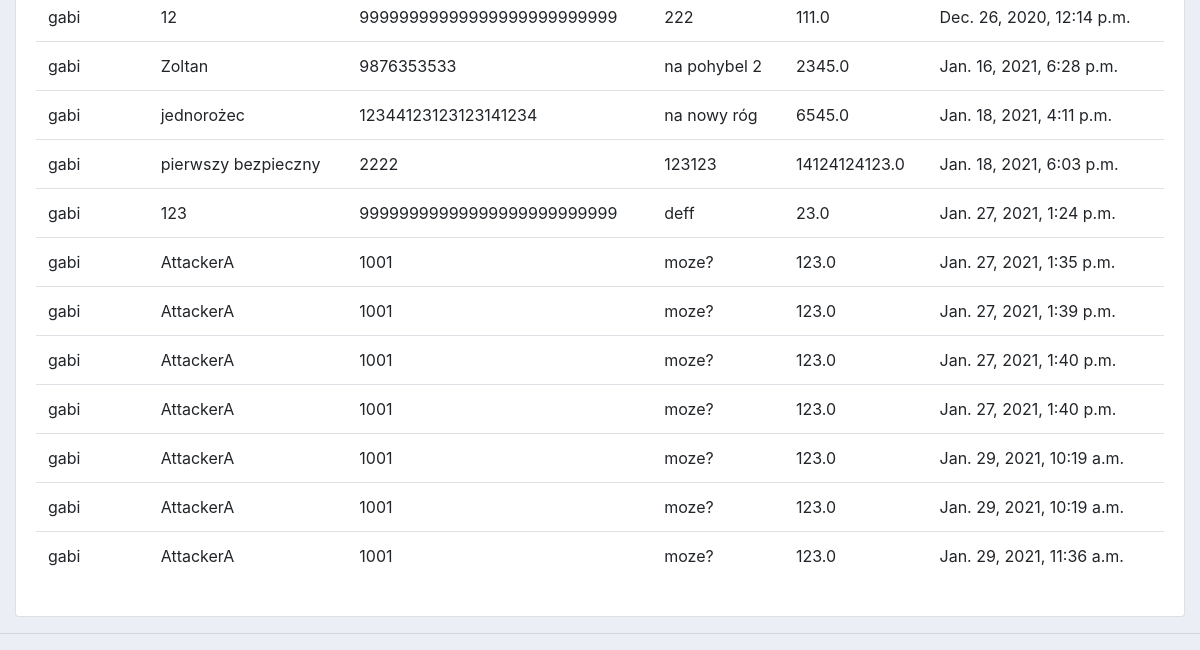
The page /products/ (signed in, lower part) on the database as committed earlier.
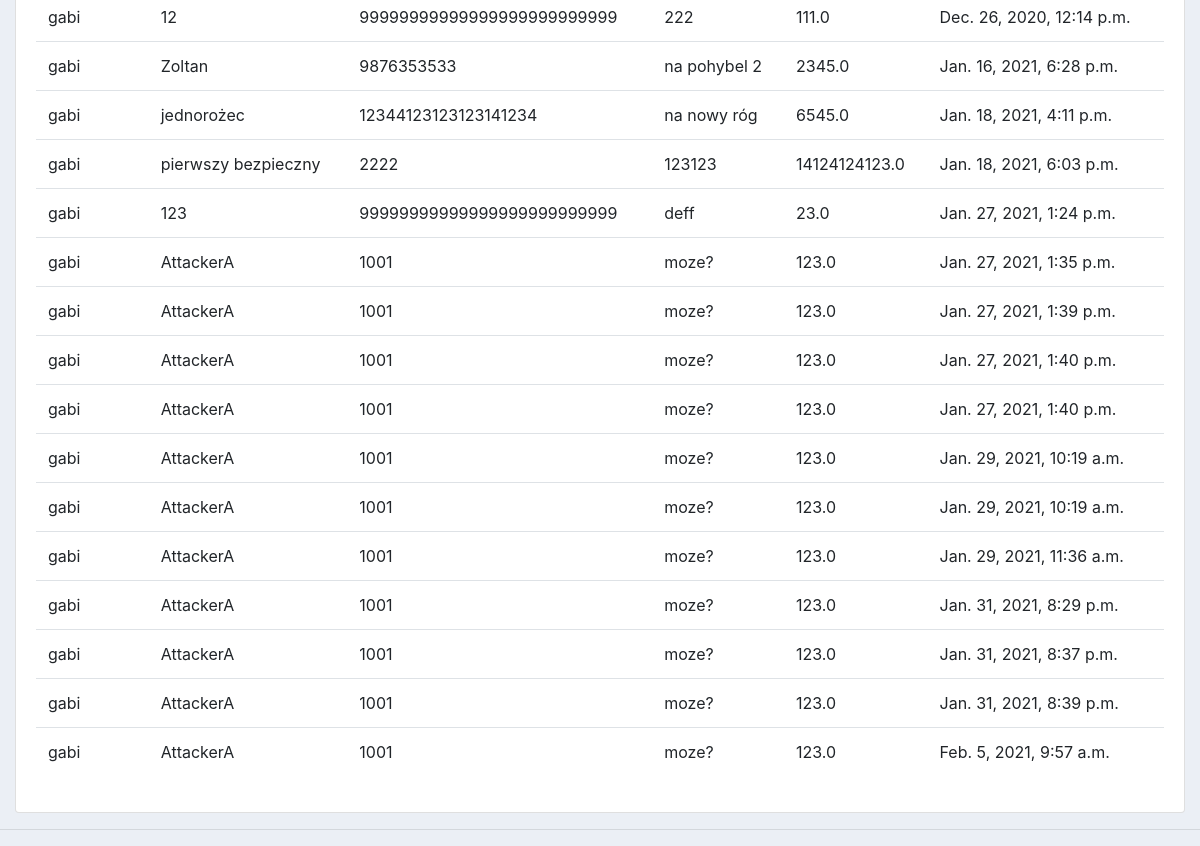
The same page on the database as committed later.
### accounts/models.py (models this page shows, shortened)
class Transfer(models.Model):
    customer = models.ForeignKey(settings.AUTH_USER_MODEL, null=True, on_delete=models.SET_NULL)
    receiver_name = models.CharField(max_length=200, null=True)
    account_number = models.CharField(max_length=26, null=True)  # TODO
    title = models.CharField(max_length=200, null=True)
    amount = models.FloatField(null=True)  # TODO
    date_created = models.DateTimeField(auto_now_add=True, null=True)

### accounts/views.py (the view)
# urls.py: path('products/', views.products, name="products"),
@login_required(login_url='login')
def products(request):
    username = None
    if request.user.is_authenticated:
        username = request.user.username
    transfers = Transfer.objects.all()
    good_transfer = Transfer.objects.none()
    for t in transfers:
        try:
            if str(t.customer) == username:
                good_transfer |= Transfer.objects.filter(id=t.id)
        except Exception:
            pass
    return render(request, 'accounts/products.html', {'transfers': good_transfer})

### accounts/templates/accounts/products.html (shortened to what this page needs)
{%  extends 'accounts/main.html' %}
{% block content %}
<br>
<div class="row">
    <div class="col-md">
        <div class="card card-body">
            <table class="table">
                {% for i in transfers %}
                <tr>
                    <td>{{i.customer}}</td>
                    <td>{{i.receiver_name}}</td>
                    <td class="account_number_class">{{i.account_number}}</td>
                    <td>{{i.title}}</td>
                    <td>{{i.amount}}</td>
                    <td>{{i.date_created}}</td>
                </tr>
                {% endfor %}
            </table>
        </div>
    </div>
</div>
{% endblock content %}

Rows that differ between the two databases and show on the page:
added Transfer: customer "gabi", receiver_name "AttackerA", account_number "1001", title "moze?", amount "123.0", date_created "Jan. 31, 2021, 8:29 p.m."
added Transfer: customer "gabi", receiver_name "AttackerA", account_number "1001", title "moze?", amount "123.0", date_created "Jan. 31, 2021, 8:37 p.m."
added Transfer: customer "gabi", receiver_name "AttackerA", account_number "1001", title "moze?", amount "123.0", date_created "Jan. 31, 2021, 8:39 p.m."
added Transfer: customer "gabi", receiver_name "AttackerA", account_number "1001", title "moze?", amount "123.0", date_created "Feb. 5, 2021, 9:57 a.m."
